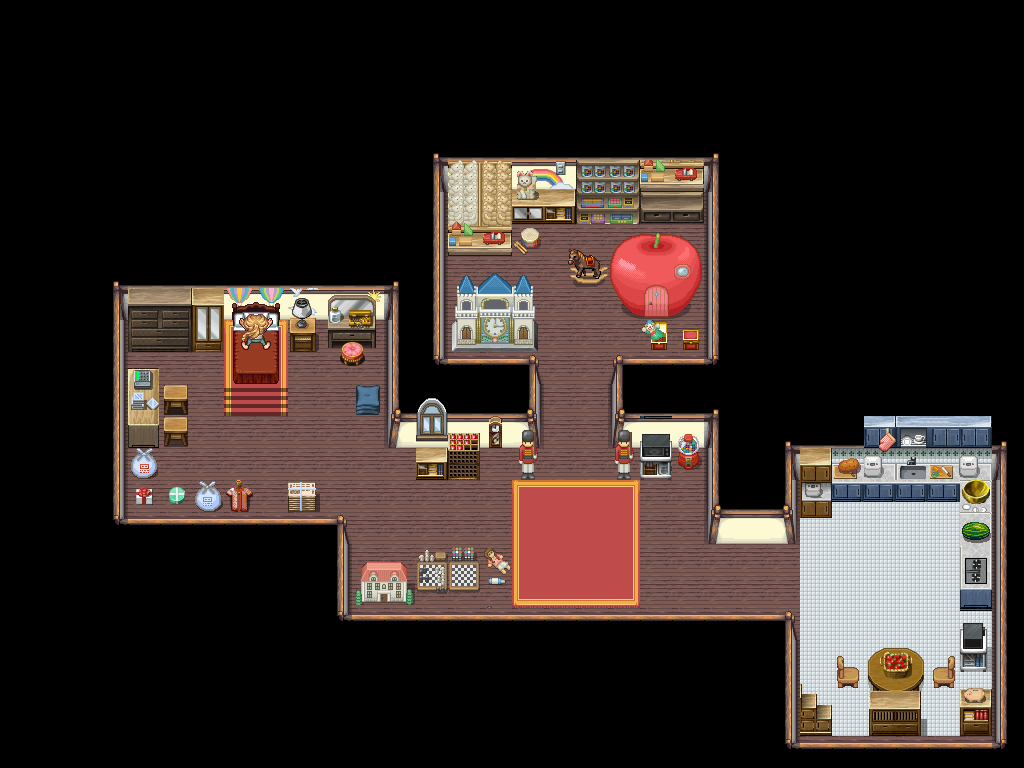

Tiled map render using the project's own tile images. Description and the map definition, with tile-layer contents summarised, below:
An orthogonal 32x24 tile map with 32x32 px tiles, 4 tile layers (suelo, objetos, extras 2, niña), 5 tilesets.

<map version="1.2" tiledversion="1.2.3" orientation="orthogonal" renderorder="right-down" width="32" height="24" tilewidth="32" tileheight="32" infinite="0" nextlayerid="5" nextobjectid="1">
 <tileset firstgid="1" source="../resources_tsx/casa_madera.tsx" />
 <tileset firstgid="118" source="../resources_tsx/obj_misk_atlas.tsx" />
 <tileset firstgid="1142" source="../resources_tsx/cuarto.tsx" />
 <tileset firstgid="1398" source="../resources_tsx/city_inside.tsx" />
 <tileset firstgid="1782" source="../../../../../../grafico/mapas/Nivel3/resources_tsx/niña.tsx" />
 <layer id="1" name="suelo" width="32" height="24">
  <data>[768 cells, 768 non-empty, 26 distinct tile ids]</data>
 </layer>
 <layer id="2" name="objetos" width="32" height="24">
  <data>[768 cells, 276 non-empty, 140 distinct tile ids]</data>
 </layer>
 <layer id="3" name="extras 2" width="32" height="24">
  <data>[768 cells, 45 non-empty, 39 distinct tile ids]</data>
 </layer>
 <layer id="4" name="niña" width="32" height="24">
  <data>[768 cells, 4 non-empty, 4 distinct tile ids]</data>
 </layer>
</map>
